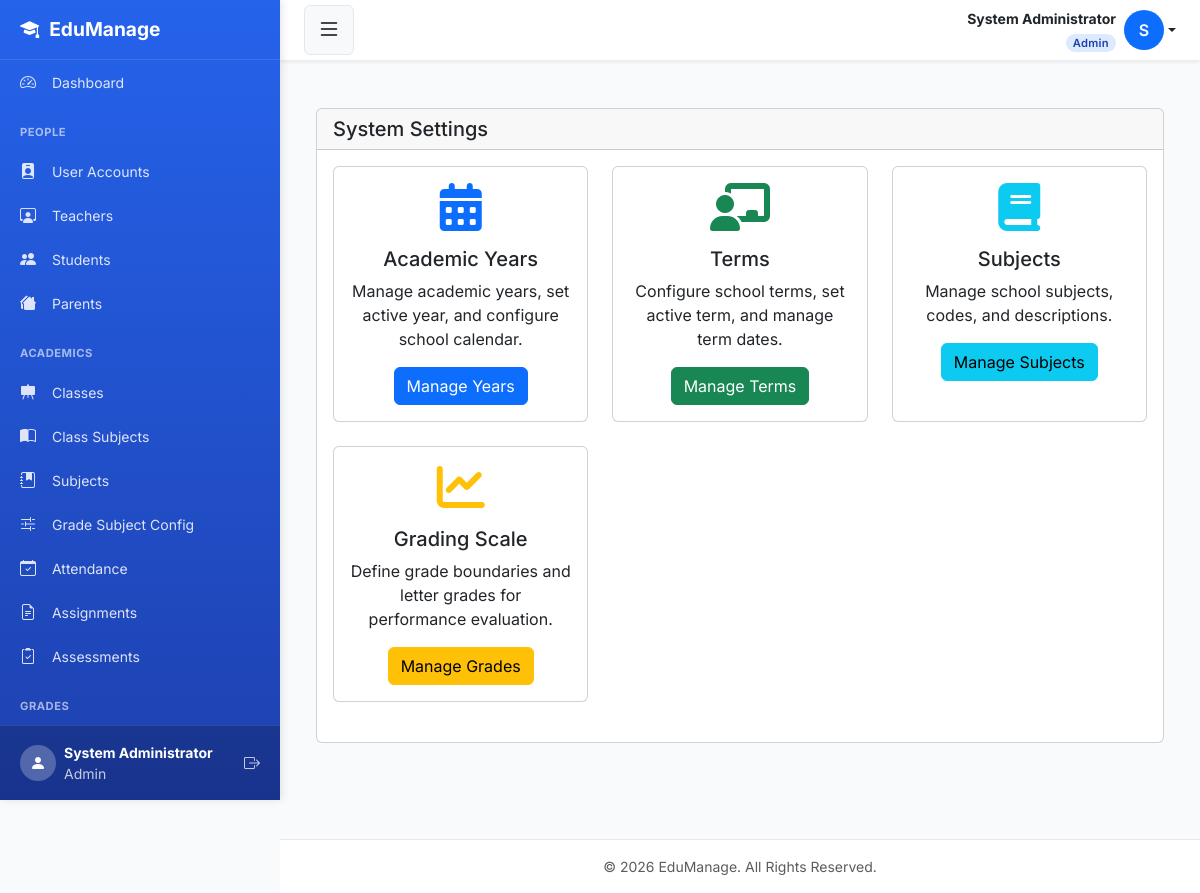
Screenshot of /settings/ (signed in) with the database file from the repository.
### smsapp/models.py (models this page shows, shortened)
class User(AbstractUser):
    ROLE_CHOICES = [
        ('admin',   'Admin'),
        ('teacher', 'Teacher'),
        ('student', 'Student'),
        ('parent',  'Parent'),
    ]
    role  = models.CharField(max_length=10, choices=ROLE_CHOICES, default='student')
    phone = models.CharField(max_length=20, blank=True, null=True)
    email = models.EmailField(unique=True, blank=True, null=True)
    REQUIRED_FIELDS = ['first_name', 'last_name', 'role']
    class Meta:
        db_table = 'users'

### smsapp/views.py (the view)
# urls.py: path('settings/', views.settings_dashboard, name='settings_dashboard'),
@login_required
@admin_required
def settings_dashboard(request):
    return render(request, 'settings/dashboard.html')

### smsapp/templates/settings/dashboard.html (shortened to what this page needs)
{% extends "base.html" %}
{% load static %}
{% block content %}
<div class="container-fluid py-4">
    <div class="row">
        <div class="col-12">
            <div class="card">
                <div class="card-header">
                    <h5 class="card-title mb-0">System Settings</h5>
                </div>
                <div class="card-body">
                    <div class="row">
                        <div class="col-md-6 col-lg-4 mb-4">
                            <div class="card h-100">
                                <div class="card-body text-center">
                                    <i class="fas fa-calendar-alt fa-3x text-primary mb-3"></i>
                                    <h5 class="card-title">Academic Years</h5>
                                    <p class="card-text">Manage academic years, set active year, and configure school calendar.</p>
                                    <a href="{% url 'academic_year_list' %}" class="btn btn-primary">Manage Years</a>
                                </div>
                            </div>
                        </div>
                        <div class="col-md-6 col-lg-4 mb-4">
                            <div class="card h-100">
                                <div class="card-body text-center">
                                    <i class="fas fa-chalkboard-teacher fa-3x text-success mb-3"></i>
                                    <h5 class="card-title">Terms</h5>
                                    <p class="card-text">Configure school terms, set active term, and manage term dates.</p>
                                    <a href="{% url 'term_list' %}" class="btn btn-success">Manage Terms</a>
                                </div>
                            </div>
                        </div>
                        <div class="col-md-6 col-lg-4 mb-4">
                            <div class="card h-100">
                                <div class="card-body text-center">
                                    <i class="fas fa-book fa-3x text-info mb-3"></i>
                                    <h5 class="card-title">Subjects</h5>
                                    <p class="card-text">Manage school subjects, codes, and descriptions.</p>
                                    <a href="{% url 'subject_list' %}" class="btn btn-info">Manage Subjects</a>
                                </div>
                            </div>
                        </div>
                        <div class="col-md-6 col-lg-4 mb-4">
                            <div class="card h-100">
                                <div class="card-body text-center">
                                    <i class="fas fa-chart-line fa-3x text-warning mb-3"></i>
                                    <h5 class="card-title">Grading Scale</h5>
                                    <p class="card-text">Define grade boundaries and letter grades for performance evaluation.</p>
                                    <a href="{% url 'grading_scale' %}" class="btn btn-warning">Manage Grades</a>
                                </div>
                            </div>
                        </div>
                    </div>
                </div>
            </div>
        </div>
    </div>
</div>
{% endblock %}

### smsapp/templates/base.html (shortened to what this page needs)
<!DOCTYPE html>
<html lang="en">
<head>
    <link href="https://cdn.jsdelivr.net/npm/bootstrap@5.3.0/dist/css/bootstrap.min.css" rel="stylesheet">
    <link rel="stylesheet" href="https://cdn.jsdelivr.net/npm/bootstrap-icons@1.11.0/font/bootstrap-icons.css">
    <link rel="stylesheet" href="https://cdnjs.cloudflare.com/ajax/libs/font-awesome/6.4.0/css/all.min.css">
</head>
<body>
<div class="d-flex" id="wrapper">
    <div id="sidebar-wrapper">
        <div class="sidebar-heading">
            <i class="bi bi-mortarboard-fill"></i> EduManage
        </div>
        <div class="sidebar-nav">
            {% if user.role == 'admin' %}
                <a href="{% url 'admin_dashboard' %}" class="list-group-item list-group-item-action">
                    <i class="bi bi-speedometer2"></i> Dashboard
                </a>
            {% elif user.role == 'teacher' %}
                <a href="{% url 'teacher_dashboard' %}" class="list-group-item list-group-item-action">
                    <i class="bi bi-speedometer2"></i> Dashboard
                </a>
            {% elif user.role == 'student' %}
                <a href="{% url 'student_dashboard' %}" class="list-group-item list-group-item-action">
                    <i class="bi bi-speedometer2"></i> Dashboard
                </a>
            {% elif user.role == 'parent' %}
                <a href="{% url 'parent_dashboard' %}" class="list-group-item list-group-item-action">
                    <i class="bi bi-speedometer2"></i> Dashboard
                </a>
            {% endif %}
            {% if user.role == 'admin' %}
                <div class="sidebar-heading-text">People</div>
                <a href="{% url 'user_list' %}" class="list-group-item list-group-item-action">
                    <i class="bi bi-person-badge-fill"></i> User Accounts
                </a>
                <a href="{% url 'teacher_list' %}" class="list-group-item list-group-item-action">
                    <i class="bi bi-person-workspace"></i> Teachers
                </a>
                <a href="{% url 'student_list' %}" class="list-group-item list-group-item-action">
                    <i class="bi bi-people-fill"></i> Students
                </a>
                <a href="{% url 'parent_list' %}" class="list-group-item list-group-item-action">
                    <i class="bi bi-houses-fill"></i> Parents
                </a>
                <div class="sidebar-heading-text">Academics</div>
                <a href="{% url 'class_list' %}" class="list-group-item list-group-item-action">
                    <i class="bi bi-easel-fill"></i> Classes
                </a>
                <a href="{% url 'class_subject_list' %}" class="list-group-item list-group-item-action">
                    <i class="bi bi-book-half"></i> Class Subjects
                </a>
                <a href="{% url 'subject_list' %}" class="list-group-item list-group-item-action">
                    <i class="bi bi-journal-bookmark-fill"></i> Subjects
                </a>
                <a href="{% url 'grade_subject_config_list' %}" class="list-group-item list-group-item-action">
                    <i class="bi bi-sliders2"></i> Grade Subject Config
                </a>
                <a href="{% url 'attendance_history' %}" class="list-group-item list-group-item-action">
                    <i class="bi bi-calendar-check"></i> Attendance
                </a>
                <a href="{% url 'assignment_list' %}" class="list-group-item list-group-item-action">
                    <i class="bi bi-file-earmark-text"></i> Assignments
                </a>
                <a href="{% url 'create_assessment' %}" class="list-group-item list-group-item-action">
                    <i class="bi bi-clipboard2-check"></i> Assessments
                </a>
                <div class="sidebar-heading-text">Grades</div>
                <a href="{% url 'view_gradebook' 0 0 %}" class="list-group-item list-group-item-action" onclick="return false;">
                </a>
            {% endif %}
        </div>
        <div class="sidebar-footer">
            <div class="d-flex align-items-center">
                <div class="rounded-circle bg-white bg-opacity-25 d-flex align-items-center justify-content-center me-2"
                     style="width: 36px; height: 36px;">
                    <i class="bi bi-person-fill"></i>
                </div>
                <div class="flex-grow-1">
                    <div class="small fw-bold">{{ user.get_full_name|default:user.username }}</div>
                    <div class="small opacity-75">{{ user.get_role_display }}</div>
                </div>
                <a href="{% url 'logout' %}" class="text-white text-decoration-none opacity-75 hover-opacity-100">
                    <i class="bi bi-box-arrow-right"></i>
                </a>
            </div>
        </div>
    </div>
    <div id="page-content-wrapper">
        <nav class="top-navbar">
            <button class="btn btn-light" id="sidebarToggle" aria-label="Toggle sidebar">
                <i class="bi bi-list fs-4"></i>
            </button>
            <div class="dropdown">
                <a href="#"
                   class="d-flex align-items-center text-decoration-none dropdown-toggle text-dark"
                   id="userDropdown"
                   data-bs-toggle="dropdown"
                   aria-expanded="false">
                    <div class="me-2 text-end d-none d-lg-block">
                        <div class="fw-bold small">
                            {{ user.get_full_name|default:user.username }}
                        </div>
                        <span class="role-badge {{ user.role }}">
                            {{ user.get_role_display }}
                        </span>
                    </div>
                    <div class="rounded-circle bg-primary text-white d-flex align-items-center justify-content-center"
                         style="width:40px;height:40px;font-weight:600;flex-shrink:0;">
                        {{ user.first_name|first|default:user.username|first|upper }}
                    </div>
                </a>
            </div>
        </nav>
        <div class="container-fluid p-4">
            {% block content %}{% endblock %}
        </div>
        <footer class="bg-white text-center py-3 mt-5 border-top">
            <div class="container text-muted small">
                &copy; {% now "Y" %} EduManage. All Rights Reserved.
            </div>
        </footer>
    </div>
</div>
</body>
</html>

### smsapp/templates/base.html (style rules this page uses)
:root { --primary-color: #2563eb; --primary-dark: #1e40af; --secondary-color: #64748b; --sidebar-width: 280px; --header-height: 60px; }
* { margin: 0; padding: 0; box-sizing: border-box; }
body { font-family: 'Inter', -apple-system, BlinkMacSystemFont, 'Segoe UI', Roboto, sans-serif; background-color: #f8fafc; overflow-x: hidden; min-height: 100vh; }
#sidebar-wrapper { height: 100vh; width: var(--sidebar-width); position: fixed; top: 0; left: 0; background: linear-gradient(180deg, var(--primary-color) 0%, var(--primary-dark) 100%); color: white; box-shadow: 2px 0 8px rgba(0, 0, 0, 0.1); display: flex; flex-direction: column; overflow: hidden; z-index: 1000; }
.sidebar-heading { padding: 0.875rem 1.25rem; font-size: 1.2rem; font-weight: 700; color: white; border-bottom: 1px solid rgba(255, 255, 255, 0.1); height: var(--header-height); display: flex; align-items: center; gap: 10px; flex-shrink: 0; }
.sidebar-nav { flex: 1; overflow-y: auto; overflow-x: hidden; padding-bottom: 20px; }
.sidebar-footer { padding: 16px 20px; border-top: 1px solid rgba(255, 255, 255, 0.1); background: rgba(0, 0, 0, 0.2); flex-shrink: 0; }
.sidebar-heading-text { color: rgba(255, 255, 255, 0.6); font-size: 0.7rem; text-transform: uppercase; font-weight: 700; letter-spacing: 0.5px; padding: 15px 20px 8px; margin-top: 5px; }
.list-group-item { border: none; background-color: transparent; color: rgba(255, 255, 255, 0.85); padding: 10px 20px; font-size: 0.875rem; transition: all 0.2s ease; cursor: pointer; display: block; text-decoration: none; }
.list-group-item i { margin-right: 12px; width: 20px; text-align: center; font-size: 1rem; }
#page-content-wrapper { margin-left: var(--sidebar-width); min-height: 100vh; width: calc(100% - var(--sidebar-width)); transition: margin 0.25s ease-out; }
.top-navbar { height: var(--header-height); background-color: white; box-shadow: 0 2px 4px rgba(0, 0, 0, 0.08); display: flex; align-items: center; justify-content: space-between; padding: 0 1.5rem; position: sticky; top: 0; z-index: 998; }
.top-navbar .btn-light { border: 1px solid #e2e8f0; transition: all 0.2s ease; }
.role-badge { display: inline-block; font-size: 0.7rem; padding: 1px 7px; border-radius: 20px; font-weight: 600; text-transform: capitalize; letter-spacing: 0.3px; }
.role-badge.admin { background: #dbeafe; color: #1e40af; }
footer { margin-top: auto; }
.container-fluid { max-width: 1400px; }
.border-top { border-top: 1px solid #e5e7eb !important; }

### rows the page displays
User: get_full_name "System Administrator", role "Admin", first_name|first "S"
